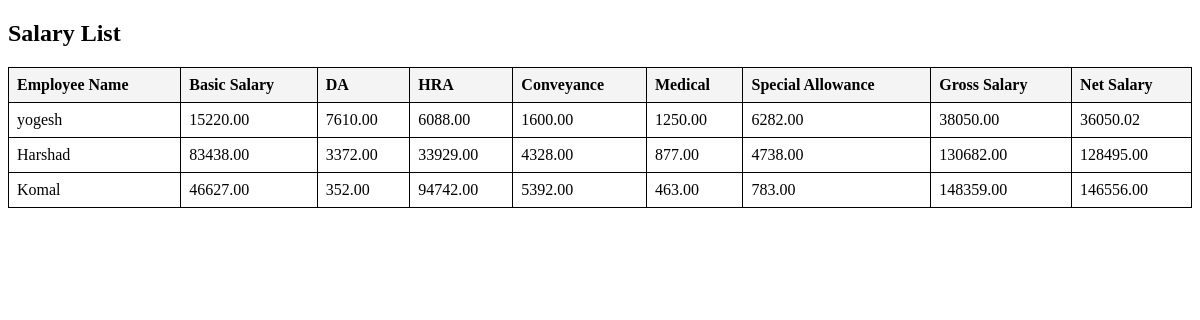
Screenshot of /salary-list/ with the database file from the repository.
### salary/models.py (models this page shows, shortened)
class Salary(models.Model):
    employee = models.OneToOneField(Employee, on_delete=models.CASCADE)
    basic_salary = models.DecimalField(max_digits=10, decimal_places=2)
    da = models.DecimalField(max_digits=10, decimal_places=2)
    hra = models.DecimalField(max_digits=10, decimal_places=2)
    conveyance = models.DecimalField(max_digits=10, decimal_places=2)
    medical = models.DecimalField(max_digits=10, decimal_places=2)
    special_allowance = models.DecimalField(max_digits=10, decimal_places=2)
    provident_fund = models.DecimalField(max_digits=10, decimal_places=2)
    professional_tax = models.DecimalField(max_digits=10, decimal_places=2)
    esi_hi = models.DecimalField(max_digits=10, decimal_places=2, default=0)
    loan_recovery = models.DecimalField(max_digits=10, decimal_places=2, default=0)
    other_deduction = models.DecimalField(max_digits=10, decimal_places=2, default=0)
    tds = models.DecimalField(max_digits=10, decimal_places=2, default=0)
    @property
    def gross_salary(self):
        return (self.basic_salary + self.da + self.hra + self.conveyance +
                self.medical + self.special_allowance)
    @property
    def net_salary(self):
        return self.gross_salary - (self.provident_fund + self.professional_tax + self.esi_hi + self.loan_recovery + self.other_deduction + self.tds)

class Employee(models.Model):
    emp_id = models.CharField(max_length=20, unique=True)
    name = models.CharField(max_length=100)
    designation = models.CharField(max_length=100)
    department = models.CharField(max_length=100)
    bank_name = models.CharField(max_length=100)
    account_no = models.CharField(max_length=20)

### salary/views.py (the view)
# urls.py: path('salary-list/', views.salary_list, name='salary_list'),
def salary_list(request):
    salaries = Salary.objects.select_related('employee')  # Fetch salary details with employee data
    return render(request, 'salary/salary_list.html', {'salaries': salaries})

### salary/templates/salary/salary_list.html (shortened to what this page needs)
<!DOCTYPE html>
<html lang="en">
<head>
</head>
<body>
    <h2>Salary List</h2>
    <table>
        <thead>
            <tr>
                <th>Employee Name</th>
                <th>Basic Salary</th>
                <th>DA</th>
                <th>HRA</th>
                <th>Conveyance</th>
                <th>Medical</th>
                <th>Special Allowance</th>
                <th>Gross Salary</th>
                <th>Net Salary</th>
            </tr>
        </thead>
        <tbody>
            {% for salary in salaries %}
            <tr>
                <td>{{ salary.employee.name }}</td>
                <td>{{ salary.basic_salary }}</td>
                <td>{{ salary.da }}</td>
                <td>{{ salary.hra }}</td>
                <td>{{ salary.conveyance }}</td>
                <td>{{ salary.medical }}</td>
                <td>{{ salary.special_allowance }}</td>
                <td>{{ salary.gross_salary }}</td>
                <td>{{ salary.net_salary }}</td>
            </tr>
            {% empty %}
            <tr>
                <td colspan="9">No salary records available.</td>
            </tr>
            {% endfor %}
        </tbody>
    </table>
</body>
</html>

### salary/templates/salary/salary_list.html (style rules this page uses)
table { width: 100%; border-collapse: collapse; margin-top: 20px; }
th, td { border: 1px solid black; padding: 8px; text-align: left; }
th { background-color: #f4f4f4; }

### rows the page displays
Salary: employee.name "yogesh", basic_salary "15220.00", da "7610.00", hra "6088.00", conveyance "1600.00", medical "1250.00", special_allowance "6282.00", gross_salary "38050.00", net_salary "36050.02"
Salary: employee.name "Harshad", basic_salary "83438.00", da "3372.00", hra "33929.00", conveyance "4328.00", medical "877.00", special_allowance "4738.00", gross_salary "130682.00", net_salary "128495.00"
Salary: employee.name "Komal", basic_salary "46627.00", da "352.00", hra "94742.00", conveyance "5392.00", medical "463.00", special_allowance "783.00", gross_salary "148359.00", net_salary "146556.00"
